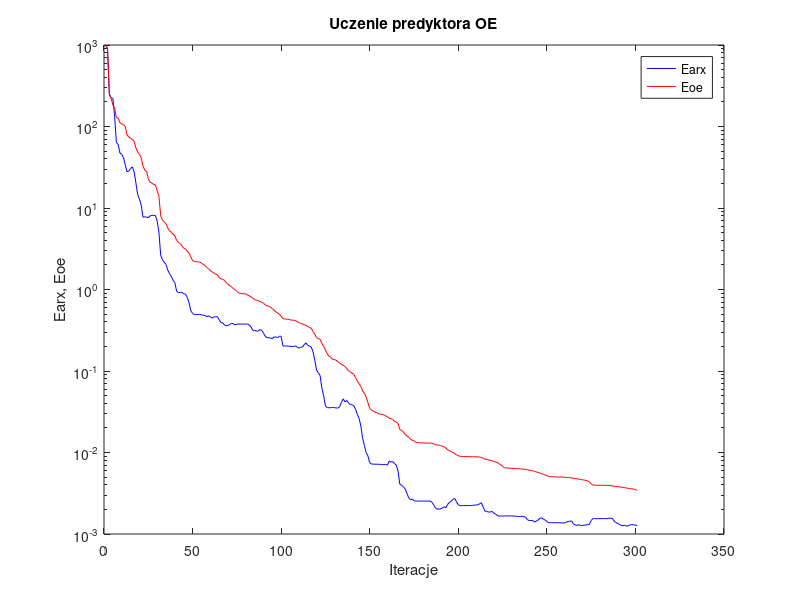
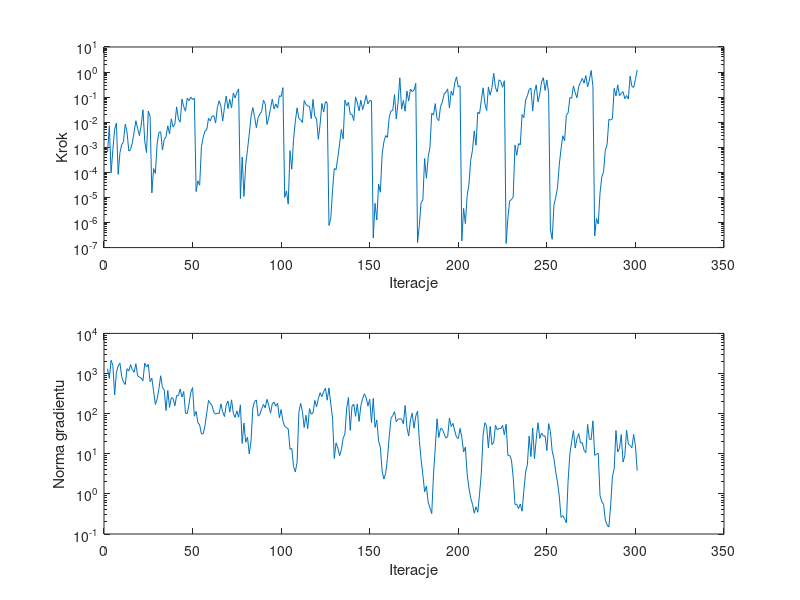

Recreate these plots in MATLAB, in order.
%uczenie predyktora oe
clear all;
n=0; farx(n+1)=9.940747e+002; foe(n+1)=9.905294e+002; wspucz(n+1)=0.000000e+000; ng(n+1)=0.000000e+000;
%odnowa zmiennej metryki
n=1; farx(n+1)=9.054084e+002; foe(n+1)=9.014918e+002; krok(n+1)=6.453470e-004; ng(n+1)=1.316144e+003;
n=2; farx(n+1)=2.538334e+002; foe(n+1)=2.466617e+002; krok(n+1)=7.191676e-003; ng(n+1)=7.535715e+002;
n=3; farx(n+1)=2.240015e+002; foe(n+1)=2.229710e+002; krok(n+1)=9.488657e-005; ng(n+1)=2.135807e+003;
n=4; farx(n+1)=2.218929e+002; foe(n+1)=1.836642e+002; krok(n+1)=8.145474e-004; ng(n+1)=1.587753e+003;
n=5; farx(n+1)=1.331814e+002; foe(n+1)=1.685399e+002; krok(n+1)=5.167850e-003; ng(n+1)=2.927652e+002;
n=6; farx(n+1)=6.354678e+001; foe(n+1)=1.282161e+002; krok(n+1)=9.272045e-003; ng(n+1)=1.072174e+003;
n=7; farx(n+1)=6.013583e+001; foe(n+1)=1.263380e+002; krok(n+1)=8.312662e-005; ng(n+1)=1.546001e+003;
n=8; farx(n+1)=4.719651e+001; foe(n+1)=1.109311e+002; krok(n+1)=6.145526e-004; ng(n+1)=1.810163e+003;
n=9; farx(n+1)=4.554111e+001; foe(n+1)=1.075856e+002; krok(n+1)=1.265711e-003; ng(n+1)=8.325946e+002;
n=10; farx(n+1)=4.127431e+001; foe(n+1)=1.055346e+002; krok(n+1)=1.667309e-003; ng(n+1)=6.139486e+002;
n=11; farx(n+1)=3.354197e+001; foe(n+1)=9.971893e+001; krok(n+1)=8.443488e-003; ng(n+1)=5.324072e+002;
n=12; farx(n+1)=2.791862e+001; foe(n+1)=7.835917e+001; krok(n+1)=4.027729e-003; ng(n+1)=1.322029e+003;
n=13; farx(n+1)=2.842867e+001; foe(n+1)=7.459385e+001; krok(n+1)=7.123994e-004; ng(n+1)=1.151256e+003;
n=14; farx(n+1)=3.051482e+001; foe(n+1)=7.166734e+001; krok(n+1)=8.121118e-004; ng(n+1)=1.665762e+003;
n=15; farx(n+1)=3.194366e+001; foe(n+1)=6.978988e+001; krok(n+1)=1.524981e-003; ng(n+1)=1.231824e+003;
n=16; farx(n+1)=2.773211e+001; foe(n+1)=6.568062e+001; krok(n+1)=4.077649e-003; ng(n+1)=1.074347e+003;
n=17; farx(n+1)=2.036163e+001; foe(n+1)=5.453031e+001; krok(n+1)=1.142218e-002; ng(n+1)=1.753195e+003;
n=18; farx(n+1)=1.467583e+001; foe(n+1)=4.866585e+001; krok(n+1)=5.637357e-003; ng(n+1)=8.758237e+002;
n=19; farx(n+1)=1.281418e+001; foe(n+1)=4.545986e+001; krok(n+1)=2.924385e-003; ng(n+1)=8.156801e+002;
n=20; farx(n+1)=1.088458e+001; foe(n+1)=4.139637e+001; krok(n+1)=7.777754e-003; ng(n+1)=7.716000e+002;
n=21; farx(n+1)=7.716729e+000; foe(n+1)=3.274296e+001; krok(n+1)=3.132047e-002; ng(n+1)=6.586807e+002;
n=22; farx(n+1)=7.804204e+000; foe(n+1)=2.913181e+001; krok(n+1)=1.749592e-003; ng(n+1)=1.811220e+003;
n=23; farx(n+1)=7.756992e+000; foe(n+1)=2.824042e+001; krok(n+1)=6.180774e-004; ng(n+1)=1.461411e+003;
n=24; farx(n+1)=7.585448e+000; foe(n+1)=2.288062e+001; krok(n+1)=2.768352e-002; ng(n+1)=1.688668e+003;
n=25; farx(n+1)=8.012283e+000; foe(n+1)=2.075466e+001; krok(n+1)=1.761298e-002; ng(n+1)=6.274222e+002;
%odnowa zmiennej metryki
n=26; farx(n+1)=8.144232e+000; foe(n+1)=2.018066e+001; krok(n+1)=1.511881e-005; ng(n+1)=7.645143e+002;
n=27; farx(n+1)=8.112457e+000; foe(n+1)=1.940151e+001; krok(n+1)=1.422016e-004; ng(n+1)=3.619716e+002;
n=28; farx(n+1)=8.098689e+000; foe(n+1)=1.928959e+001; krok(n+1)=9.065052e-005; ng(n+1)=1.698889e+002;
n=29; farx(n+1)=6.951441e+000; foe(n+1)=1.633688e+001; krok(n+1)=1.387045e-003; ng(n+1)=2.298336e+002;
n=30; farx(n+1)=5.060309e+000; foe(n+1)=1.393050e+001; krok(n+1)=3.996730e-003; ng(n+1)=4.178534e+002;
n=31; farx(n+1)=2.633747e+000; foe(n+1)=8.046647e+000; krok(n+1)=4.118564e-003; ng(n+1)=8.791244e+002;
n=32; farx(n+1)=2.314043e+000; foe(n+1)=7.087387e+000; krok(n+1)=7.740461e-004; ng(n+1)=4.452257e+002;
n=33; farx(n+1)=2.161820e+000; foe(n+1)=6.755591e+000; krok(n+1)=2.045232e-003; ng(n+1)=3.943381e+002;
n=34; farx(n+1)=2.032405e+000; foe(n+1)=6.427611e+000; krok(n+1)=2.621411e-003; ng(n+1)=1.193948e+002;
n=35; farx(n+1)=1.728838e+000; foe(n+1)=5.676902e+000; krok(n+1)=7.152527e-003; ng(n+1)=3.771112e+002;
n=36; farx(n+1)=1.564616e+000; foe(n+1)=5.284238e+000; krok(n+1)=3.386820e-003; ng(n+1)=1.435024e+002;
n=37; farx(n+1)=1.450647e+000; foe(n+1)=5.018270e+000; krok(n+1)=1.370811e-002; ng(n+1)=2.503818e+002;
n=38; farx(n+1)=1.294143e+000; foe(n+1)=4.800168e+000; krok(n+1)=6.409470e-003; ng(n+1)=2.394031e+002;
n=39; farx(n+1)=1.212471e+000; foe(n+1)=4.553300e+000; krok(n+1)=8.534063e-003; ng(n+1)=1.569489e+002;
n=40; farx(n+1)=9.527787e-001; foe(n+1)=3.996877e+000; krok(n+1)=4.102364e-002; ng(n+1)=2.829152e+002;
n=41; farx(n+1)=9.141576e-001; foe(n+1)=3.808719e+000; krok(n+1)=1.321526e-002; ng(n+1)=2.789186e+002;
n=42; farx(n+1)=9.224793e-001; foe(n+1)=3.671319e+000; krok(n+1)=1.012568e-002; ng(n+1)=4.111021e+002;
n=43; farx(n+1)=9.215034e-001; foe(n+1)=3.418904e+000; krok(n+1)=8.430727e-002; ng(n+1)=2.592781e+002;
n=44; farx(n+1)=8.867587e-001; foe(n+1)=3.213735e+000; krok(n+1)=4.149438e-002; ng(n+1)=3.561940e+002;
n=45; farx(n+1)=8.785530e-001; foe(n+1)=3.168085e+000; krok(n+1)=2.757245e-002; ng(n+1)=1.026319e+002;
n=46; farx(n+1)=8.026987e-001; foe(n+1)=2.959408e+000; krok(n+1)=9.137743e-002; ng(n+1)=9.961958e+001;
n=47; farx(n+1)=6.891204e-001; foe(n+1)=2.782240e+000; krok(n+1)=7.236188e-002; ng(n+1)=1.753422e+002;
n=48; farx(n+1)=5.493848e-001; foe(n+1)=2.513532e+000; krok(n+1)=1.000852e-001; ng(n+1)=3.404114e+002;
n=49; farx(n+1)=5.090709e-001; foe(n+1)=2.261524e+000; krok(n+1)=8.061847e-002; ng(n+1)=4.474615e+002;
n=50; farx(n+1)=4.913639e-001; foe(n+1)=2.207122e+000; krok(n+1)=9.111837e-002; ng(n+1)=8.604180e+001;
%odnowa zmiennej metryki
n=51; farx(n+1)=4.919244e-001; foe(n+1)=2.189583e+000; krok(n+1)=1.707914e-005; ng(n+1)=1.137531e+002;
n=52; farx(n+1)=4.933948e-001; foe(n+1)=2.182000e+000; krok(n+1)=4.593291e-005; ng(n+1)=5.977555e+001;
n=53; farx(n+1)=4.951313e-001; foe(n+1)=2.175026e+000; krok(n+1)=3.079431e-005; ng(n+1)=5.216915e+001;
n=54; farx(n+1)=4.888149e-001; foe(n+1)=2.120085e+000; krok(n+1)=1.064808e-003; ng(n+1)=3.116143e+001;
n=55; farx(n+1)=4.834279e-001; foe(n+1)=2.024772e+000; krok(n+1)=2.530456e-003; ng(n+1)=3.154521e+001;
n=56; farx(n+1)=4.808808e-001; foe(n+1)=1.978248e+000; krok(n+1)=4.464102e-003; ng(n+1)=5.010787e+001;
n=57; farx(n+1)=4.625870e-001; foe(n+1)=1.863169e+000; krok(n+1)=5.038654e-003; ng(n+1)=1.037445e+002;
n=58; farx(n+1)=4.768016e-001; foe(n+1)=1.797015e+000; krok(n+1)=1.427439e-002; ng(n+1)=2.128707e+002;
n=59; farx(n+1)=4.627982e-001; foe(n+1)=1.713097e+000; krok(n+1)=1.121665e-002; ng(n+1)=1.835642e+002;
n=60; farx(n+1)=4.475115e-001; foe(n+1)=1.643835e+000; krok(n+1)=1.734425e-002; ng(n+1)=1.574040e+002;
n=61; farx(n+1)=4.603401e-001; foe(n+1)=1.600508e+000; krok(n+1)=1.816570e-002; ng(n+1)=1.072446e+002;
n=62; farx(n+1)=4.618230e-001; foe(n+1)=1.542183e+000; krok(n+1)=9.258382e-003; ng(n+1)=9.734242e+001;
n=63; farx(n+1)=4.650249e-001; foe(n+1)=1.511158e+000; krok(n+1)=3.882853e-002; ng(n+1)=1.033650e+002;
n=64; farx(n+1)=4.268388e-001; foe(n+1)=1.404081e+000; krok(n+1)=7.157273e-002; ng(n+1)=9.994176e+001;
n=65; farx(n+1)=3.933820e-001; foe(n+1)=1.349022e+000; krok(n+1)=4.285764e-002; ng(n+1)=1.745375e+002;
n=66; farx(n+1)=3.905366e-001; foe(n+1)=1.335853e+000; krok(n+1)=1.111520e-002; ng(n+1)=1.116602e+002;
n=67; farx(n+1)=3.665631e-001; foe(n+1)=1.296108e+000; krok(n+1)=3.899737e-002; ng(n+1)=8.445383e+001;
n=68; farx(n+1)=3.578202e-001; foe(n+1)=1.210408e+000; krok(n+1)=1.111619e-001; ng(n+1)=1.648724e+002;
n=69; farx(n+1)=3.634136e-001; foe(n+1)=1.157281e+000; krok(n+1)=3.500452e-002; ng(n+1)=2.057449e+002;
n=70; farx(n+1)=3.717469e-001; foe(n+1)=1.113785e+000; krok(n+1)=8.205256e-002; ng(n+1)=1.088470e+002;
n=71; farx(n+1)=3.857530e-001; foe(n+1)=1.073515e+000; krok(n+1)=3.715822e-002; ng(n+1)=2.207879e+002;
n=72; farx(n+1)=3.795854e-001; foe(n+1)=1.026500e+000; krok(n+1)=1.471339e-001; ng(n+1)=1.020275e+002;
n=73; farx(n+1)=3.667757e-001; foe(n+1)=9.966340e-001; krok(n+1)=9.327289e-002; ng(n+1)=8.062369e+001;
n=74; farx(n+1)=3.762997e-001; foe(n+1)=9.452915e-001; krok(n+1)=1.534454e-001; ng(n+1)=1.171046e+002;
n=75; farx(n+1)=3.772572e-001; foe(n+1)=9.083585e-001; krok(n+1)=2.134155e-001; ng(n+1)=8.136176e+001;
%odnowa zmiennej metryki
n=76; farx(n+1)=3.764587e-001; foe(n+1)=8.958247e-001; krok(n+1)=9.006227e-006; ng(n+1)=1.652482e+002;
n=77; farx(n+1)=3.759703e-001; foe(n+1)=8.901177e-001; krok(n+1)=4.090422e-004; ng(n+1)=1.806535e+001;
n=78; farx(n+1)=3.761254e-001; foe(n+1)=8.871058e-001; krok(n+1)=1.101046e-005; ng(n+1)=5.820184e+001;
n=79; farx(n+1)=3.775309e-001; foe(n+1)=8.837243e-001; krok(n+1)=2.054008e-004; ng(n+1)=1.932457e+001;
n=80; farx(n+1)=3.767665e-001; foe(n+1)=8.523175e-001; krok(n+1)=8.031637e-004; ng(n+1)=2.602800e+001;
n=81; farx(n+1)=3.673267e-001; foe(n+1)=8.382819e-001; krok(n+1)=3.376031e-003; ng(n+1)=9.902582e+000;
n=82; farx(n+1)=3.469351e-001; foe(n+1)=8.097624e-001; krok(n+1)=1.693613e-002; ng(n+1)=2.083741e+001;
n=83; farx(n+1)=3.149424e-001; foe(n+1)=7.844055e-001; krok(n+1)=3.836134e-002; ng(n+1)=1.378704e+002;
n=84; farx(n+1)=3.149563e-001; foe(n+1)=7.545432e-001; krok(n+1)=1.688698e-002; ng(n+1)=2.002858e+002;
n=85; farx(n+1)=3.093232e-001; foe(n+1)=7.401029e-001; krok(n+1)=6.047937e-003; ng(n+1)=2.195434e+002;
n=86; farx(n+1)=3.078269e-001; foe(n+1)=7.334272e-001; krok(n+1)=1.520419e-002; ng(n+1)=8.681246e+001;
n=87; farx(n+1)=3.230715e-001; foe(n+1)=7.102412e-001; krok(n+1)=2.118041e-002; ng(n+1)=9.613884e+001;
n=88; farx(n+1)=3.156756e-001; foe(n+1)=6.994911e-001; krok(n+1)=2.679765e-002; ng(n+1)=1.315294e+002;
n=89; farx(n+1)=2.918152e-001; foe(n+1)=6.786443e-001; krok(n+1)=7.485385e-002; ng(n+1)=1.700428e+002;
n=90; farx(n+1)=2.687168e-001; foe(n+1)=6.492388e-001; krok(n+1)=5.483245e-002; ng(n+1)=1.401745e+002;
n=91; farx(n+1)=2.561146e-001; foe(n+1)=6.299511e-001; krok(n+1)=8.161186e-003; ng(n+1)=2.271508e+002;
n=92; farx(n+1)=2.566429e-001; foe(n+1)=6.211944e-001; krok(n+1)=1.522640e-002; ng(n+1)=1.611378e+002;
n=93; farx(n+1)=2.539078e-001; foe(n+1)=6.087889e-001; krok(n+1)=3.500452e-002; ng(n+1)=1.029239e+002;
n=94; farx(n+1)=2.486244e-001; foe(n+1)=5.806636e-001; krok(n+1)=8.436372e-002; ng(n+1)=1.765309e+002;
n=95; farx(n+1)=2.614699e-001; foe(n+1)=5.592387e-001; krok(n+1)=3.360874e-002; ng(n+1)=1.937018e+002;
n=96; farx(n+1)=2.619479e-001; foe(n+1)=5.306496e-001; krok(n+1)=5.344903e-002; ng(n+1)=1.529110e+002;
n=97; farx(n+1)=2.563857e-001; foe(n+1)=5.176974e-001; krok(n+1)=3.678347e-002; ng(n+1)=1.811128e+002;
n=98; farx(n+1)=2.676032e-001; foe(n+1)=4.946574e-001; krok(n+1)=1.139041e-001; ng(n+1)=7.897820e+001;
n=99; farx(n+1)=2.661161e-001; foe(n+1)=4.699978e-001; krok(n+1)=1.057221e-001; ng(n+1)=1.266349e+002;
n=100; farx(n+1)=2.030921e-001; foe(n+1)=4.373404e-001; krok(n+1)=2.394184e-001; ng(n+1)=6.508887e+001;
%odnowa zmiennej metryki
n=101; farx(n+1)=2.028489e-001; foe(n+1)=4.359085e-001; krok(n+1)=1.009346e-005; ng(n+1)=4.816276e+001;
n=102; farx(n+1)=2.022140e-001; foe(n+1)=4.325962e-001; krok(n+1)=1.831744e-005; ng(n+1)=4.504111e+001;
n=103; farx(n+1)=2.019688e-001; foe(n+1)=4.319541e-001; krok(n+1)=5.386485e-006; ng(n+1)=4.172776e+001;
n=104; farx(n+1)=2.007350e-001; foe(n+1)=4.236806e-001; krok(n+1)=7.315478e-004; ng(n+1)=1.298366e+001;
n=105; farx(n+1)=2.005043e-001; foe(n+1)=4.219763e-001; krok(n+1)=1.333447e-004; ng(n+1)=1.353139e+001;
n=106; farx(n+1)=1.998478e-001; foe(n+1)=4.190369e-001; krok(n+1)=2.087697e-003; ng(n+1)=4.788127e+000;
n=107; farx(n+1)=2.036027e-001; foe(n+1)=4.161710e-001; krok(n+1)=1.080437e-002; ng(n+1)=3.534560e+000;
n=108; farx(n+1)=1.965701e-001; foe(n+1)=4.028236e-001; krok(n+1)=3.722882e-002; ng(n+1)=6.114424e+000;
n=109; farx(n+1)=1.908984e-001; foe(n+1)=3.937832e-001; krok(n+1)=1.423801e-002; ng(n+1)=1.074255e+002;
n=110; farx(n+1)=1.953061e-001; foe(n+1)=3.825946e-001; krok(n+1)=1.238474e-002; ng(n+1)=1.800934e+002;
n=111; farx(n+1)=1.965869e-001; foe(n+1)=3.793078e-001; krok(n+1)=9.732535e-003; ng(n+1)=1.134103e+002;
n=112; farx(n+1)=2.103264e-001; foe(n+1)=3.697429e-001; krok(n+1)=7.338628e-002; ng(n+1)=4.509348e+001;
n=113; farx(n+1)=2.214312e-001; foe(n+1)=3.625432e-001; krok(n+1)=5.131089e-002; ng(n+1)=9.107965e+001;
n=114; farx(n+1)=2.072263e-001; foe(n+1)=3.519464e-001; krok(n+1)=4.446078e-002; ng(n+1)=4.206414e+001;
n=115; farx(n+1)=2.022218e-001; foe(n+1)=3.412612e-001; krok(n+1)=4.356626e-002; ng(n+1)=1.334469e+002;
n=116; farx(n+1)=1.967098e-001; foe(n+1)=3.352399e-001; krok(n+1)=1.382426e-002; ng(n+1)=9.698925e+001;
n=117; farx(n+1)=1.720152e-001; foe(n+1)=3.040717e-001; krok(n+1)=8.097460e-002; ng(n+1)=1.036040e+002;
n=118; farx(n+1)=1.350835e-001; foe(n+1)=2.825409e-001; krok(n+1)=1.685330e-002; ng(n+1)=2.141678e+002;
n=119; farx(n+1)=1.022029e-001; foe(n+1)=2.566075e-001; krok(n+1)=1.360507e-002; ng(n+1)=1.480625e+002;
n=120; farx(n+1)=9.484379e-002; foe(n+1)=2.498517e-001; krok(n+1)=2.086706e-003; ng(n+1)=2.355822e+002;
n=121; farx(n+1)=8.788139e-002; foe(n+1)=2.446695e-001; krok(n+1)=8.417037e-003; ng(n+1)=3.326576e+002;
n=122; farx(n+1)=6.139653e-002; foe(n+1)=2.175302e-001; krok(n+1)=5.558094e-002; ng(n+1)=2.644720e+002;
n=123; farx(n+1)=4.958150e-002; foe(n+1)=2.005251e-001; krok(n+1)=2.541206e-002; ng(n+1)=3.564410e+002;
n=124; farx(n+1)=3.737632e-002; foe(n+1)=1.802341e-001; krok(n+1)=6.659479e-002; ng(n+1)=4.284747e+002;
n=125; farx(n+1)=3.553861e-002; foe(n+1)=1.633215e-001; krok(n+1)=5.793922e-002; ng(n+1)=2.159655e+002;
%odnowa zmiennej metryki
n=126; farx(n+1)=3.543648e-002; foe(n+1)=1.508726e-001; krok(n+1)=7.645508e-007; ng(n+1)=4.378066e+002;
n=127; farx(n+1)=3.547813e-002; foe(n+1)=1.478780e-001; krok(n+1)=1.359135e-006; ng(n+1)=1.761075e+002;
n=128; farx(n+1)=3.564502e-002; foe(n+1)=1.389338e-001; krok(n+1)=1.917379e-005; ng(n+1)=7.873532e+001;
n=129; farx(n+1)=3.554358e-002; foe(n+1)=1.385437e-001; krok(n+1)=1.429130e-004; ng(n+1)=7.605771e+000;
n=130; farx(n+1)=3.523323e-002; foe(n+1)=1.357201e-001; krok(n+1)=1.276009e-004; ng(n+1)=1.869437e+001;
n=131; farx(n+1)=3.502759e-002; foe(n+1)=1.305417e-001; krok(n+1)=4.031350e-004; ng(n+1)=1.392282e+001;
n=132; farx(n+1)=3.641047e-002; foe(n+1)=1.252947e-001; krok(n+1)=1.387045e-003; ng(n+1)=8.929271e+000;
n=133; farx(n+1)=4.127090e-002; foe(n+1)=1.203576e-001; krok(n+1)=5.190450e-003; ng(n+1)=1.272591e+001;
n=134; farx(n+1)=4.551291e-002; foe(n+1)=1.180116e-001; krok(n+1)=2.157951e-003; ng(n+1)=2.460802e+001;
n=135; farx(n+1)=4.188523e-002; foe(n+1)=1.134464e-001; krok(n+1)=7.652986e-002; ng(n+1)=3.102774e+001;
n=136; farx(n+1)=4.345948e-002; foe(n+1)=1.074579e-001; krok(n+1)=4.486659e-002; ng(n+1)=1.385948e+002;
n=137; farx(n+1)=4.067574e-002; foe(n+1)=1.010318e-001; krok(n+1)=6.287977e-002; ng(n+1)=2.528799e+002;
n=138; farx(n+1)=3.897187e-002; foe(n+1)=9.771754e-002; krok(n+1)=2.074719e-002; ng(n+1)=3.844967e+001;
n=139; farx(n+1)=3.839122e-002; foe(n+1)=9.386067e-002; krok(n+1)=2.051314e-002; ng(n+1)=1.545620e+002;
n=140; farx(n+1)=3.748359e-002; foe(n+1)=9.140873e-002; krok(n+1)=1.165911e-002; ng(n+1)=1.706848e+002;
n=141; farx(n+1)=3.379243e-002; foe(n+1)=8.295216e-002; krok(n+1)=1.022628e-001; ng(n+1)=8.587715e+001;
n=142; farx(n+1)=2.944941e-002; foe(n+1)=7.599127e-002; krok(n+1)=5.962927e-002; ng(n+1)=1.742698e+002;
n=143; farx(n+1)=2.612655e-002; foe(n+1)=6.982731e-002; krok(n+1)=2.835564e-002; ng(n+1)=6.396936e+001;
n=144; farx(n+1)=2.116317e-002; foe(n+1)=6.475601e-002; krok(n+1)=7.542765e-002; ng(n+1)=1.578518e+002;
n=145; farx(n+1)=1.490950e-002; foe(n+1)=5.694399e-002; krok(n+1)=3.153338e-002; ng(n+1)=2.386749e+002;
n=146; farx(n+1)=1.220884e-002; foe(n+1)=5.310434e-002; krok(n+1)=5.722022e-002; ng(n+1)=3.130344e+002;
n=147; farx(n+1)=9.950909e-003; foe(n+1)=4.764479e-002; krok(n+1)=1.170340e-001; ng(n+1)=2.499247e+002;
n=148; farx(n+1)=9.044501e-003; foe(n+1)=4.072113e-002; krok(n+1)=5.335388e-002; ng(n+1)=1.554582e+002;
n=149; farx(n+1)=7.511939e-003; foe(n+1)=3.490831e-002; krok(n+1)=7.485385e-002; ng(n+1)=2.289617e+002;
n=150; farx(n+1)=7.210160e-003; foe(n+1)=3.307126e-002; krok(n+1)=7.045190e-002; ng(n+1)=5.969742e+001;
%odnowa zmiennej metryki
n=151; farx(n+1)=7.203815e-003; foe(n+1)=3.206467e-002; krok(n+1)=2.405806e-007; ng(n+1)=2.398089e+002;
n=152; farx(n+1)=7.187132e-003; foe(n+1)=3.121176e-002; krok(n+1)=5.846756e-006; ng(n+1)=4.518831e+001;
n=153; farx(n+1)=7.183804e-003; foe(n+1)=3.084406e-002; krok(n+1)=1.261104e-006; ng(n+1)=6.966296e+001;
n=154; farx(n+1)=7.166001e-003; foe(n+1)=2.973874e-002; krok(n+1)=3.415827e-005; ng(n+1)=2.058319e+001;
n=155; farx(n+1)=7.150182e-003; foe(n+1)=2.948330e-002; krok(n+1)=1.611823e-005; ng(n+1)=1.468090e+001;
n=156; farx(n+1)=7.089236e-003; foe(n+1)=2.928188e-002; krok(n+1)=5.219242e-004; ng(n+1)=3.715867e+000;
n=157; farx(n+1)=7.103467e-003; foe(n+1)=2.897483e-002; krok(n+1)=1.635770e-003; ng(n+1)=2.342749e+000;
n=158; farx(n+1)=7.139473e-003; foe(n+1)=2.808551e-002; krok(n+1)=2.929274e-003; ng(n+1)=3.251380e+000;
n=159; farx(n+1)=6.997137e-003; foe(n+1)=2.744188e-002; krok(n+1)=2.476023e-003; ng(n+1)=7.589438e+000;
n=160; farx(n+1)=7.852479e-003; foe(n+1)=2.633940e-002; krok(n+1)=1.574999e-002; ng(n+1)=2.640853e+001;
n=161; farx(n+1)=7.625625e-003; foe(n+1)=2.600825e-002; krok(n+1)=2.812841e-002; ng(n+1)=7.567725e+001;
n=162; farx(n+1)=7.731398e-003; foe(n+1)=2.551198e-002; krok(n+1)=2.946581e-002; ng(n+1)=8.977668e+001;
n=163; farx(n+1)=7.317513e-003; foe(n+1)=2.394514e-002; krok(n+1)=1.257849e-001; ng(n+1)=1.117650e+002;
n=164; farx(n+1)=7.040408e-003; foe(n+1)=2.369006e-002; krok(n+1)=1.333847e-002; ng(n+1)=6.277404e+001;
n=165; farx(n+1)=5.908984e-003; foe(n+1)=2.271836e-002; krok(n+1)=6.193139e-002; ng(n+1)=7.245738e+001;
n=166; farx(n+1)=4.080478e-003; foe(n+1)=1.909479e-002; krok(n+1)=5.918768e-001; ng(n+1)=7.443539e+001;
n=167; farx(n+1)=3.976443e-003; foe(n+1)=1.865956e-002; krok(n+1)=3.320390e-002; ng(n+1)=7.304706e+001;
n=168; farx(n+1)=3.784605e-003; foe(n+1)=1.795047e-002; krok(n+1)=7.361186e-002; ng(n+1)=5.568350e+001;
n=169; farx(n+1)=3.577277e-003; foe(n+1)=1.666186e-002; krok(n+1)=2.741623e-002; ng(n+1)=1.599008e+002;
n=170; farx(n+1)=3.145303e-003; foe(n+1)=1.601067e-002; krok(n+1)=1.752988e-001; ng(n+1)=4.510227e+001;
n=171; farx(n+1)=2.786026e-003; foe(n+1)=1.535686e-002; krok(n+1)=6.963444e-002; ng(n+1)=2.761255e+001;
n=172; farx(n+1)=2.631977e-003; foe(n+1)=1.457453e-002; krok(n+1)=2.093785e-001; ng(n+1)=6.982838e+001;
n=173; farx(n+1)=2.681920e-003; foe(n+1)=1.414835e-002; krok(n+1)=1.668612e-001; ng(n+1)=1.032761e+002;
n=174; farx(n+1)=2.568286e-003; foe(n+1)=1.389065e-002; krok(n+1)=1.892969e-001; ng(n+1)=4.329332e+001;
n=175; farx(n+1)=2.534815e-003; foe(n+1)=1.335422e-002; krok(n+1)=3.556863e-001; ng(n+1)=8.690283e+001;
%odnowa zmiennej metryki
n=176; farx(n+1)=2.534237e-003; foe(n+1)=1.317408e-002; krok(n+1)=1.566726e-007; ng(n+1)=1.156463e+002;
n=177; farx(n+1)=2.534700e-003; foe(n+1)=1.315257e-002; krok(n+1)=7.602531e-007; ng(n+1)=2.158116e+001;
n=178; farx(n+1)=2.535433e-003; foe(n+1)=1.312072e-002; krok(n+1)=6.340434e-006; ng(n+1)=7.312724e+000;
n=179; farx(n+1)=2.535585e-003; foe(n+1)=1.311550e-002; krok(n+1)=7.989188e-006; ng(n+1)=2.932644e+000;
n=180; farx(n+1)=2.532207e-003; foe(n+1)=1.308314e-002; krok(n+1)=3.604935e-004; ng(n+1)=1.128243e+000;
n=181; farx(n+1)=2.531374e-003; foe(n+1)=1.307449e-002; krok(n+1)=5.814683e-005; ng(n+1)=1.563135e+000;
n=182; farx(n+1)=2.538203e-003; foe(n+1)=1.306307e-002; krok(n+1)=4.168272e-004; ng(n+1)=6.257625e-001;
n=183; farx(n+1)=2.541175e-003; foe(n+1)=1.305596e-002; krok(n+1)=9.977322e-004; ng(n+1)=4.434545e-001;
n=184; farx(n+1)=2.462843e-003; foe(n+1)=1.296087e-002; krok(n+1)=2.265123e-002; ng(n+1)=3.223637e-001;
n=185; farx(n+1)=2.297124e-003; foe(n+1)=1.284625e-002; krok(n+1)=1.923658e-002; ng(n+1)=2.962122e+000;
n=186; farx(n+1)=2.113591e-003; foe(n+1)=1.249574e-002; krok(n+1)=5.514490e-002; ng(n+1)=1.402372e+001;
n=187; farx(n+1)=2.022004e-003; foe(n+1)=1.236836e-002; krok(n+1)=1.405854e-002; ng(n+1)=7.427915e+001;
n=188; farx(n+1)=2.026106e-003; foe(n+1)=1.233266e-002; krok(n+1)=1.153579e-002; ng(n+1)=2.545379e+001;
n=189; farx(n+1)=2.025969e-003; foe(n+1)=1.221718e-002; krok(n+1)=4.294671e-002; ng(n+1)=4.286923e+001;
n=190; farx(n+1)=2.079585e-003; foe(n+1)=1.195051e-002; krok(n+1)=6.306675e-002; ng(n+1)=4.096566e+001;
n=191; farx(n+1)=2.162285e-003; foe(n+1)=1.172109e-002; krok(n+1)=1.338049e-001; ng(n+1)=3.150237e+001;
n=192; farx(n+1)=2.101214e-003; foe(n+1)=1.142463e-002; krok(n+1)=1.576475e-001; ng(n+1)=2.457294e+001;
n=193; farx(n+1)=2.314440e-003; foe(n+1)=1.075183e-002; krok(n+1)=2.134155e-001; ng(n+1)=2.679709e+001;
n=194; farx(n+1)=2.431134e-003; foe(n+1)=1.054340e-002; krok(n+1)=3.670029e-002; ng(n+1)=7.726411e+001;
n=195; farx(n+1)=2.531549e-003; foe(n+1)=1.021856e-002; krok(n+1)=1.746541e-001; ng(n+1)=4.773178e+001;
n=196; farx(n+1)=2.661797e-003; foe(n+1)=1.006361e-002; krok(n+1)=1.174729e-001; ng(n+1)=5.704381e+001;
n=197; farx(n+1)=2.729144e-003; foe(n+1)=9.650421e-003; krok(n+1)=3.730429e-001; ng(n+1)=3.724483e+001;
n=198; farx(n+1)=2.477499e-003; foe(n+1)=9.370732e-003; krok(n+1)=6.455021e-001; ng(n+1)=2.579944e+001;
n=199; farx(n+1)=2.283660e-003; foe(n+1)=9.123509e-003; krok(n+1)=2.507212e-001; ng(n+1)=2.394324e+001;
n=200; farx(n+1)=2.228945e-003; foe(n+1)=8.972882e-003; krok(n+1)=2.841626e-001; ng(n+1)=4.291333e+001;
%odnowa zmiennej metryki
n=201; farx(n+1)=2.229052e-003; foe(n+1)=8.963783e-003; krok(n+1)=1.835801e-007; ng(n+1)=2.555080e+001;
n=202; farx(n+1)=2.229617e-003; foe(n+1)=8.932641e-003; krok(n+1)=3.632716e-006; ng(n+1)=1.113903e+001;
n=203; farx(n+1)=2.229633e-003; foe(n+1)=8.920236e-003; krok(n+1)=9.006143e-007; ng(n+1)=1.472348e+001;
n=204; farx(n+1)=2.230063e-003; foe(n+1)=8.910248e-003; krok(n+1)=1.171380e-005; ng(n+1)=3.138226e+000;
n=205; farx(n+1)=2.230269e-003; foe(n+1)=8.902147e-003; krok(n+1)=3.307838e-005; ng(n+1)=1.398917e+000;
n=206; farx(n+1)=2.237893e-003; foe(n+1)=8.888453e-003; krok(n+1)=3.044953e-004; ng(n+1)=7.934988e-001;
n=207; farx(n+1)=2.243955e-003; foe(n+1)=8.877084e-003; krok(n+1)=7.528887e-004; ng(n+1)=5.525262e-001;
n=208; farx(n+1)=2.258014e-003; foe(n+1)=8.866663e-003; krok(n+1)=4.498477e-003; ng(n+1)=3.306858e-001;
n=209; farx(n+1)=2.270455e-003; foe(n+1)=8.853494e-003; krok(n+1)=1.210414e-003; ng(n+1)=4.765566e-001;
n=210; farx(n+1)=2.280499e-003; foe(n+1)=8.832839e-003; krok(n+1)=2.541206e-002; ng(n+1)=3.493009e-001;
n=211; farx(n+1)=2.347274e-003; foe(n+1)=8.804341e-003; krok(n+1)=2.178313e-002; ng(n+1)=9.851952e-001;
n=212; farx(n+1)=2.418234e-003; foe(n+1)=8.684762e-003; krok(n+1)=7.514923e-002; ng(n+1)=3.263561e+000;
n=213; farx(n+1)=2.158667e-003; foe(n+1)=8.529377e-003; krok(n+1)=2.357265e-001; ng(n+1)=2.948376e+001;
n=214; farx(n+1)=1.911584e-003; foe(n+1)=8.286411e-003; krok(n+1)=5.753289e-002; ng(n+1)=5.942399e+001;
n=215; farx(n+1)=1.890031e-003; foe(n+1)=8.255867e-003; krok(n+1)=2.900728e-002; ng(n+1)=4.900374e+001;
n=216; farx(n+1)=1.863742e-003; foe(n+1)=8.107409e-003; krok(n+1)=2.522670e-001; ng(n+1)=1.386510e+001;
n=217; farx(n+1)=1.855214e-003; foe(n+1)=7.985874e-003; krok(n+1)=1.196783e-001; ng(n+1)=4.791194e+001;
n=218; farx(n+1)=1.893832e-003; foe(n+1)=7.926200e-003; krok(n+1)=2.367301e-001; ng(n+1)=1.688892e+001;
n=219; farx(n+1)=1.808999e-003; foe(n+1)=7.780124e-003; krok(n+1)=8.913350e-001; ng(n+1)=1.940526e+001;
n=220; farx(n+1)=1.760171e-003; foe(n+1)=7.668638e-003; krok(n+1)=2.394184e-001; ng(n+1)=5.140308e+001;
n=221; farx(n+1)=1.692559e-003; foe(n+1)=7.556770e-003; krok(n+1)=1.600146e-001; ng(n+1)=3.954228e+001;
n=222; farx(n+1)=1.657076e-003; foe(n+1)=7.309753e-003; krok(n+1)=4.903006e-001; ng(n+1)=4.284325e+001;
n=223; farx(n+1)=1.670234e-003; foe(n+1)=7.052442e-003; krok(n+1)=4.268310e-001; ng(n+1)=4.223932e+001;
n=224; farx(n+1)=1.654848e-003; foe(n+1)=6.798718e-003; krok(n+1)=2.475890e-001; ng(n+1)=5.073287e+001;
n=225; farx(n+1)=1.666867e-003; foe(n+1)=6.499726e-003; krok(n+1)=4.498732e-001; ng(n+1)=2.974497e+001;
%odnowa zmiennej metryki
n=226; farx(n+1)=1.666688e-003; foe(n+1)=6.464820e-003; krok(n+1)=1.454929e-007; ng(n+1)=5.457974e+001;
n=227; farx(n+1)=1.666662e-003; foe(n+1)=6.457818e-003; krok(n+1)=1.486491e-006; ng(n+1)=9.115516e+000;
n=228; farx(n+1)=1.665228e-003; foe(n+1)=6.406867e-003; krok(n+1)=7.265431e-006; ng(n+1)=9.092793e+000;
n=229; farx(n+1)=1.664530e-003; foe(n+1)=6.380955e-003; krok(n+1)=8.153596e-006; ng(n+1)=7.131692e+000;
n=230; farx(n+1)=1.664437e-003; foe(n+1)=6.376185e-003; krok(n+1)=1.057446e-005; ng(n+1)=2.559143e+000;
n=231; farx(n+1)=1.653591e-003; foe(n+1)=6.357809e-003; krok(n+1)=1.239336e-003; ng(n+1)=5.444093e-001;
n=232; farx(n+1)=1.650696e-003; foe(n+1)=6.349855e-003; krok(n+1)=4.773265e-004; ng(n+1)=5.510796e-001;
n=233; farx(n+1)=1.639677e-003; foe(n+1)=6.332778e-003; krok(n+1)=1.409339e-003; ng(n+1)=4.291350e-001;
n=234; farx(n+1)=1.635542e-003; foe(n+1)=6.310990e-003; krok(n+1)=1.243743e-003; ng(n+1)=5.606094e-001;
n=235; farx(n+1)=1.655004e-003; foe(n+1)=6.264870e-003; krok(n+1)=2.024365e-002; ng(n+1)=3.683298e-001;
n=236; farx(n+1)=1.626268e-003; foe(n+1)=6.222868e-003; krok(n+1)=1.513348e-002; ng(n+1)=1.199977e+000;
n=237; farx(n+1)=1.613625e-003; foe(n+1)=6.200965e-003; krok(n+1)=7.689657e-002; ng(n+1)=3.493113e+000;
n=238; farx(n+1)=1.499354e-003; foe(n+1)=6.140330e-003; krok(n+1)=1.134226e-001; ng(n+1)=5.315583e+000;
n=239; farx(n+1)=1.465440e-003; foe(n+1)=6.052303e-003; krok(n+1)=2.032965e-001; ng(n+1)=2.760279e+001;
n=240; farx(n+1)=1.464205e-003; foe(n+1)=6.001995e-003; krok(n+1)=2.268451e-001; ng(n+1)=8.502581e+000;
n=241; farx(n+1)=1.461332e-003; foe(n+1)=5.946019e-003; krok(n+1)=2.840322e-002; ng(n+1)=4.374051e+001;
n=242; farx(n+1)=1.400941e-003; foe(n+1)=5.896449e-003; krok(n+1)=1.585131e-001; ng(n+1)=7.562000e+000;
n=243; farx(n+1)=1.438316e-003; foe(n+1)=5.779241e-003; krok(n+1)=3.077853e-001; ng(n+1)=2.326806e+001;
n=244; farx(n+1)=1.480705e-003; foe(n+1)=5.680968e-003; krok(n+1)=6.468141e-002; ng(n+1)=5.922285e+001;
n=245; farx(n+1)=1.558387e-003; foe(n+1)=5.586575e-003; krok(n+1)=1.308949e-001; ng(n+1)=2.411078e+001;
n=246; farx(n+1)=1.574502e-003; foe(n+1)=5.504965e-003; krok(n+1)=4.044487e-001; ng(n+1)=3.274589e+001;
n=247; farx(n+1)=1.524263e-003; foe(n+1)=5.409062e-003; krok(n+1)=5.950595e-001; ng(n+1)=2.758457e+001;
n=248; farx(n+1)=1.485289e-003; foe(n+1)=5.296975e-003; krok(n+1)=1.867662e-001; ng(n+1)=2.796683e+001;
n=249; farx(n+1)=1.420982e-003; foe(n+1)=5.201731e-003; krok(n+1)=4.880844e-001; ng(n+1)=1.198217e+001;
n=250; farx(n+1)=1.376201e-003; foe(n+1)=5.094437e-003; krok(n+1)=1.434696e-001; ng(n+1)=5.652928e+001;
%odnowa zmiennej metryki
n=251; farx(n+1)=1.376297e-003; foe(n+1)=5.051181e-003; krok(n+1)=5.486263e-007; ng(n+1)=3.621074e+001;
n=252; farx(n+1)=1.376336e-003; foe(n+1)=5.049141e-003; krok(n+1)=2.139053e-007; ng(n+1)=1.165370e+001;
n=253; farx(n+1)=1.376458e-003; foe(n+1)=5.026894e-003; krok(n+1)=4.942298e-006; ng(n+1)=7.560023e+000;
n=254; farx(n+1)=1.376226e-003; foe(n+1)=5.017341e-003; krok(n+1)=1.018462e-005; ng(n+1)=3.553577e+000;
n=255; farx(n+1)=1.375265e-003; foe(n+1)=5.008535e-003; krok(n+1)=2.418894e-005; ng(n+1)=1.967133e+000;
n=256; farx(n+1)=1.372302e-003; foe(n+1)=4.997930e-003; krok(n+1)=2.006209e-004; ng(n+1)=8.807279e-001;
n=257; farx(n+1)=1.371093e-003; foe(n+1)=4.994385e-003; krok(n+1)=8.650734e-004; ng(n+1)=2.591432e-001;
n=258; farx(n+1)=1.367026e-003; foe(n+1)=4.983310e-003; krok(n+1)=2.885366e-003; ng(n+1)=2.877111e-001;
n=259; farx(n+1)=1.363751e-003; foe(n+1)=4.978507e-003; krok(n+1)=1.797919e-003; ng(n+1)=2.408634e-001;
n=260; farx(n+1)=1.396989e-003; foe(n+1)=4.957735e-003; krok(n+1)=1.904592e-002; ng(n+1)=1.902469e-001;
n=261; farx(n+1)=1.425072e-003; foe(n+1)=4.928367e-003; krok(n+1)=2.339865e-002; ng(n+1)=2.170578e+000;
n=262; farx(n+1)=1.433722e-003; foe(n+1)=4.913072e-003; krok(n+1)=9.548572e-002; ng(n+1)=9.939497e+000;
n=263; farx(n+1)=1.446669e-003; foe(n+1)=4.888933e-003; krok(n+1)=9.019770e-002; ng(n+1)=2.011354e+001;
n=264; farx(n+1)=1.324795e-003; foe(n+1)=4.811655e-003; krok(n+1)=2.800362e-001; ng(n+1)=3.798273e+001;
n=265; farx(n+1)=1.298618e-003; foe(n+1)=4.777531e-003; krok(n+1)=1.484819e-001; ng(n+1)=1.385163e+001;
n=266; farx(n+1)=1.272368e-003; foe(n+1)=4.750938e-003; krok(n+1)=9.427288e-002; ng(n+1)=2.399943e+001;
n=267; farx(n+1)=1.302473e-003; foe(n+1)=4.708770e-003; krok(n+1)=2.689113e-001; ng(n+1)=3.177995e+001;
n=268; farx(n+1)=1.275193e-003; foe(n+1)=4.665649e-003; krok(n+1)=3.885953e-001; ng(n+1)=1.850271e+001;
n=269; farx(n+1)=1.265600e-003; foe(n+1)=4.631976e-003; krok(n+1)=5.596492e-001; ng(n+1)=1.887080e+001;
n=270; farx(n+1)=1.285707e-003; foe(n+1)=4.595197e-003; krok(n+1)=3.589369e-001; ng(n+1)=1.207653e+001;
n=271; farx(n+1)=1.286806e-003; foe(n+1)=4.542850e-003; krok(n+1)=7.228765e-001; ng(n+1)=1.064098e+001;
n=272; farx(n+1)=1.305203e-003; foe(n+1)=4.480158e-003; krok(n+1)=2.577747e-001; ng(n+1)=5.384260e+001;
n=273; farx(n+1)=1.311471e-003; foe(n+1)=4.382638e-003; krok(n+1)=4.810883e-001; ng(n+1)=2.310275e+001;
n=274; farx(n+1)=1.466309e-003; foe(n+1)=4.140837e-003; krok(n+1)=1.155850e+000; ng(n+1)=2.254950e+001;
n=275; farx(n+1)=1.543605e-003; foe(n+1)=3.982654e-003; krok(n+1)=2.701727e-001; ng(n+1)=6.599990e+001;
%odnowa zmiennej metryki
n=276; farx(n+1)=1.543614e-003; foe(n+1)=3.980435e-003; krok(n+1)=2.892097e-007; ng(n+1)=9.115298e+000;
n=277; farx(n+1)=1.543381e-003; foe(n+1)=3.969460e-003; krok(n+1)=1.458599e-006; ng(n+1)=9.781716e+000;
n=278; farx(n+1)=1.543381e-003; foe(n+1)=3.964348e-003; krok(n+1)=8.668785e-007; ng(n+1)=1.026742e+001;
n=279; farx(n+1)=1.543346e-003; foe(n+1)=3.963380e-003; krok(n+1)=1.468165e-005; ng(n+1)=9.199922e-001;
n=280; farx(n+1)=1.543880e-003; foe(n+1)=3.961448e-003; krok(n+1)=6.503105e-005; ng(n+1)=6.402456e-001;
n=281; farx(n+1)=1.545185e-003; foe(n+1)=3.958742e-003; krok(n+1)=1.058889e-004; ng(n+1)=5.530544e-001;
n=282; farx(n+1)=1.544360e-003; foe(n+1)=3.956390e-003; krok(n+1)=7.528887e-004; ng(n+1)=2.203905e-001;
n=283; farx(n+1)=1.543422e-003; foe(n+1)=3.954529e-003; krok(n+1)=1.273916e-003; ng(n+1)=1.680456e-001;
n=284; farx(n+1)=1.566612e-003; foe(n+1)=3.937655e-003; krok(n+1)=1.290032e-002; ng(n+1)=1.492948e-001;
n=285; farx(n+1)=1.555361e-003; foe(n+1)=3.914450e-003; krok(n+1)=1.226153e-002; ng(n+1)=5.010494e-001;
n=286; farx(n+1)=1.557937e-003; foe(n+1)=3.906516e-003; krok(n+1)=1.389524e-002; ng(n+1)=2.671604e+000;
n=287; farx(n+1)=1.434902e-003; foe(n+1)=3.857393e-003; krok(n+1)=2.240290e-001; ng(n+1)=4.212395e+000;
n=288; farx(n+1)=1.386427e-003; foe(n+1)=3.826384e-003; krok(n+1)=1.124683e-001; ng(n+1)=3.787893e+001;
n=289; farx(n+1)=1.340194e-003; foe(n+1)=3.798927e-003; krok(n+1)=3.091015e-001; ng(n+1)=1.103734e+001;
n=290; farx(n+1)=1.317367e-003; foe(n+1)=3.784131e-003; krok(n+1)=1.160291e-001; ng(n+1)=1.363419e+001;
n=291; farx(n+1)=1.261695e-003; foe(n+1)=3.758996e-003; krok(n+1)=1.400181e-001; ng(n+1)=3.021145e+001;
n=292; farx(n+1)=1.272033e-003; foe(n+1)=3.737915e-003; krok(n+1)=1.655202e-001; ng(n+1)=6.202858e+000;
n=293; farx(n+1)=1.276185e-003; foe(n+1)=3.703872e-003; krok(n+1)=8.693674e-002; ng(n+1)=8.883666e+000;
n=294; farx(n+1)=1.249099e-003; foe(n+1)=3.655218e-003; krok(n+1)=1.158784e-001; ng(n+1)=3.866354e+001;
n=295; farx(n+1)=1.258609e-003; foe(n+1)=3.632653e-003; krok(n+1)=8.452076e-002; ng(n+1)=1.741119e+001;
n=296; farx(n+1)=1.296106e-003; foe(n+1)=3.596634e-003; krok(n+1)=6.954939e-001; ng(n+1)=1.612547e+001;
n=297; farx(n+1)=1.303893e-003; foe(n+1)=3.581052e-003; krok(n+1)=2.689113e-001; ng(n+1)=1.404467e+001;
n=298; farx(n+1)=1.292611e-003; foe(n+1)=3.557808e-003; krok(n+1)=2.440422e-001; ng(n+1)=3.028001e+001;
n=299; farx(n+1)=1.293636e-003; foe(n+1)=3.511412e-003; krok(n+1)=5.076613e-001; ng(n+1)=1.571137e+001;
n=300; farx(n+1)=1.256263e-003; foe(n+1)=3.444618e-003; krok(n+1)=1.213034e+000; ng(n+1)=3.776150e+000;

figure; semilogy(farx,'b'); hold on; semilogy(foe,'r'); xlabel('Iteracje'); ylabel('Earx, Eoe'); legend('Earx','Eoe'); title('Uczenie predyktora OE');
figure; subplot(2,1,1); semilogy(krok); xlabel('Iteracje'); ylabel('Krok');
subplot(2,1,2); semilogy(ng); xlabel('Iteracje'); ylabel('Norma gradientu');
Earx=farx(n+1)
Eoe=foe(n+1)
